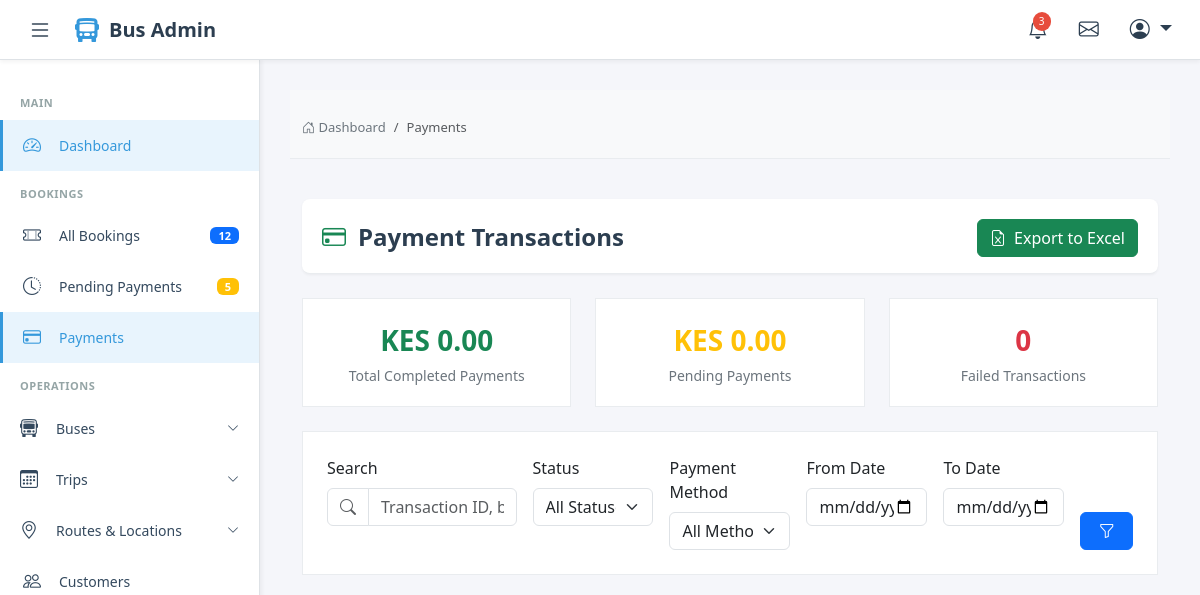
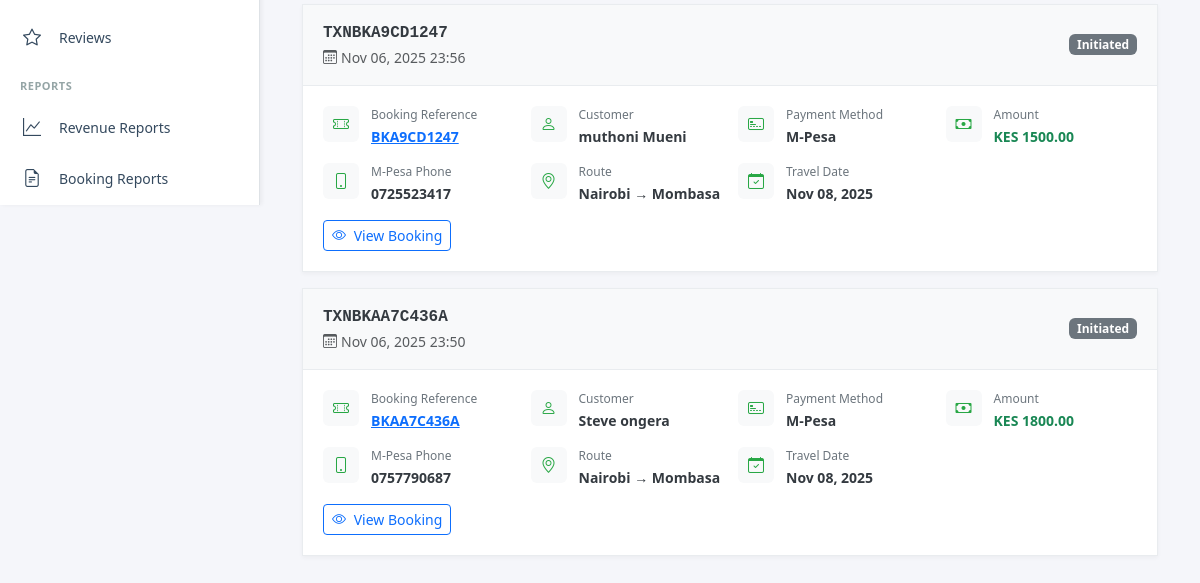
The page /admin-payments/ (signed in) on the database as committed earlier (2 pictures, top to bottom).
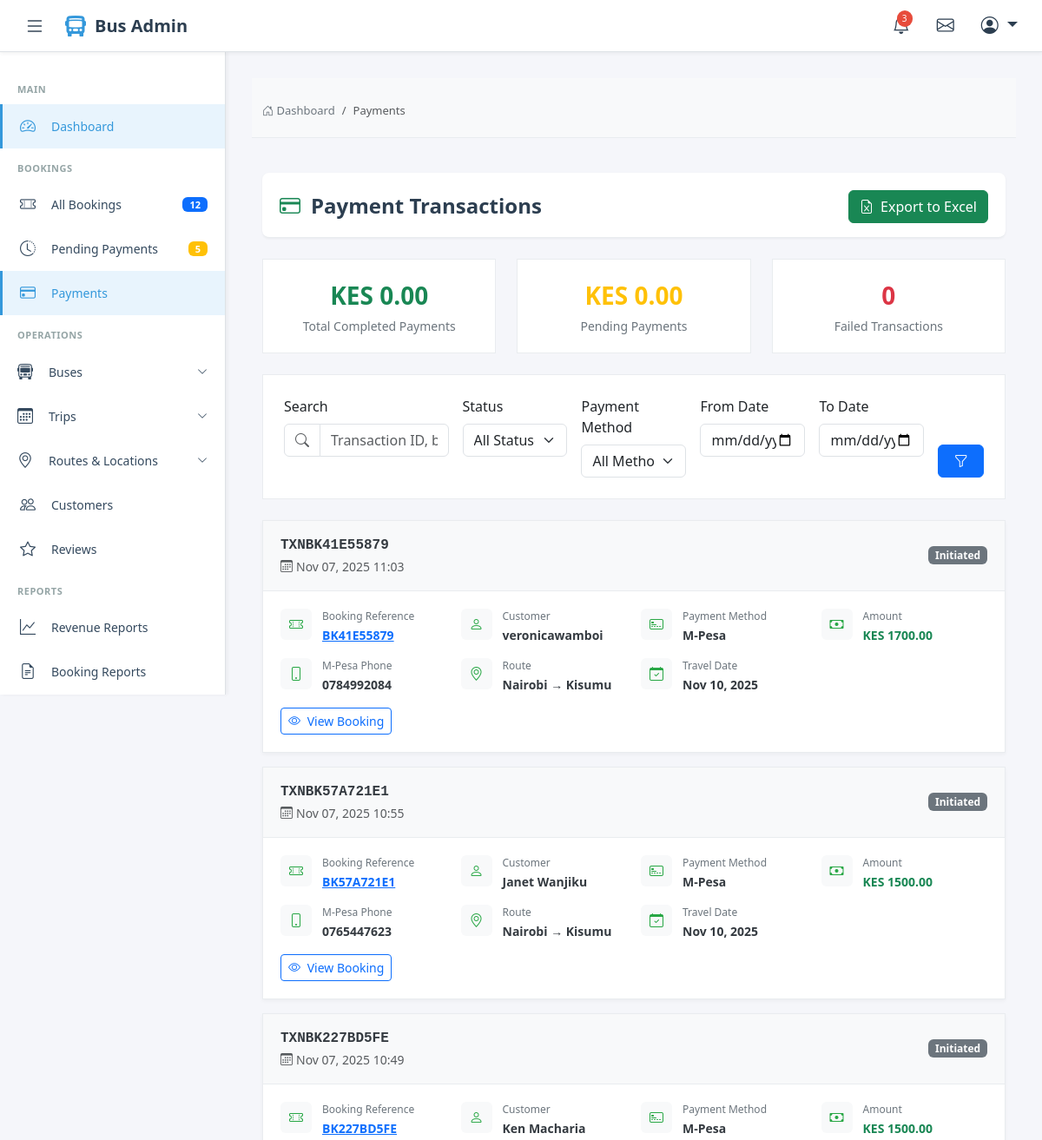
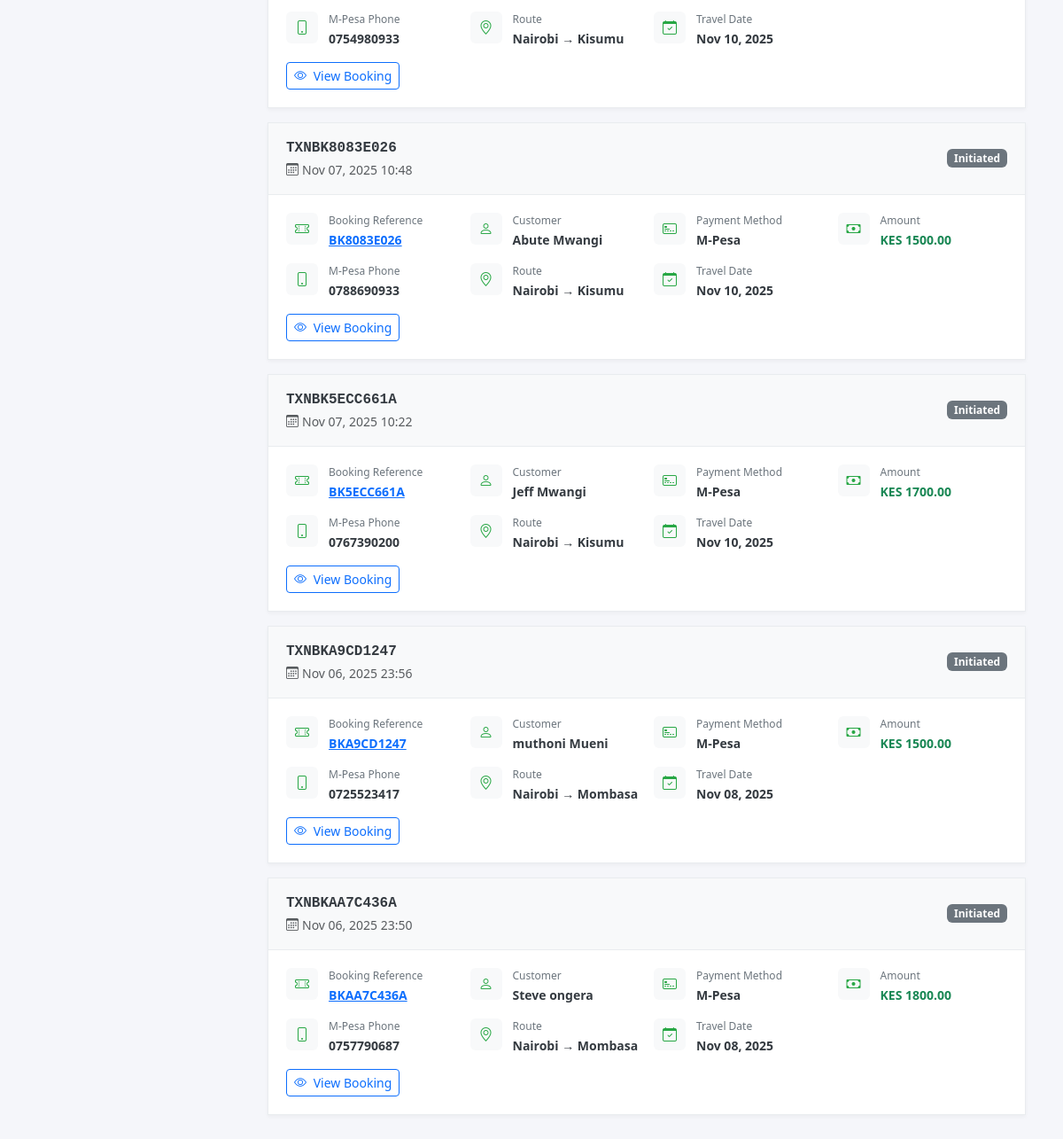
The same page on the database as committed later (2 pictures, top to bottom).
### website_application/models.py (models this page shows, shortened)
class Payment(models.Model):
    PAYMENT_METHOD_CHOICES = [
        ('mpesa', 'M-Pesa'),
        ('card', 'Card'),
        ('cash', 'Cash'),
    ]
    PAYMENT_STATUS_CHOICES = [
        ('initiated', 'Initiated'),
        ('pending', 'Pending'),
        ('completed', 'Completed'),
        ('failed', 'Failed'),
        ('refunded', 'Refunded'),
    ]
    booking = models.ForeignKey(Booking, on_delete=models.CASCADE, related_name='payments')
    transaction_id = models.CharField(max_length=100, unique=True)
    payment_method = models.CharField(max_length=20, choices=PAYMENT_METHOD_CHOICES)
    amount = models.DecimalField(max_digits=10, decimal_places=2)
    mpesa_phone = models.CharField(max_length=20, blank=True)
    mpesa_receipt = models.CharField(max_length=100, blank=True)
    status = models.CharField(max_length=20, choices=PAYMENT_STATUS_CHOICES, default='initiated')
    merchant_request_id = models.CharField(max_length=100, blank=True)
    checkout_request_id = models.CharField(max_length=100, blank=True)
    created_at = models.DateTimeField(auto_now_add=True)
    updated_at = models.DateTimeField(auto_now=True)

class Booking(models.Model):
    BOOKING_STATUS_CHOICES = [
        ('pending', 'Pending Payment'),
        ('paid', 'Paid'),
        ('confirmed', 'Confirmed'),
        ('cancelled', 'Cancelled'),
        ('completed', 'Completed'),
    ]
    booking_reference = models.CharField(max_length=20, unique=True, editable=False)
    trip = models.ForeignKey(Trip, on_delete=models.CASCADE, related_name='bookings')
    customer_full_name = models.CharField(max_length=200)
    customer_id_number = models.CharField(max_length=50)
    customer_email = models.EmailField()
    customer_phone = models.CharField(max_length=20)
    boarding_point = models.ForeignKey(
        BoardingPoint,
        on_delete=models.PROTECT,
        related_name='pickup_bookings'
    )
    dropping_point = models.ForeignKey(
        BoardingPoint,
        on_delete=models.PROTECT,
        related_name='dropoff_bookings'
    )
    total_amount = models.DecimalField(max_digits=10, decimal_places=2)
    status = models.CharField(max_length=20, choices=BOOKING_STATUS_CHOICES, default='pending')
    created_at = models.DateTimeField(auto_now_add=True)
    updated_at = models.DateTimeField(auto_now=True)

class Trip(models.Model):
    TRIP_STATUS_CHOICES = [
        ('scheduled', 'Scheduled'),
        ('boarding', 'Boarding'),
        ('departed', 'Departed'),
        ('completed', 'Completed'),
        ('cancelled', 'Cancelled'),
    ]
    bus = models.ForeignKey(Bus, on_delete=models.CASCADE, related_name='trips')
    route = models.ForeignKey(Route, on_delete=models.CASCADE, related_name='trips')
    departure_date = models.DateField()
    departure_time = models.TimeField()
    arrival_time = models.TimeField()
    base_fare_vip = models.DecimalField(max_digits=10, decimal_places=2)
    base_fare_business = models.DecimalField(max_digits=10, decimal_places=2)
    base_fare_normal = models.DecimalField(max_digits=10, decimal_places=2)
    status = models.CharField(max_length=20, choices=TRIP_STATUS_CHOICES, default='scheduled')
    is_active = models.BooleanField(default=True)
    created_at = models.DateTimeField(auto_now_add=True)
    class Meta:
        ordering = ['departure_date', 'departure_time']
        unique_together = ['bus', 'departure_date', 'departure_time']

class Route(models.Model):
    origin = models.ForeignKey(Location, on_delete=models.CASCADE, related_name='routes_from')
    destination = models.ForeignKey(Location, on_delete=models.CASCADE, related_name='routes_to')
    distance_km = models.DecimalField(max_digits=6, decimal_places=2)
    estimated_duration = models.DurationField(help_text="Estimated travel time")
    is_active = models.BooleanField(default=True)
    class Meta:
        unique_together = ['origin', 'destination']

class Location(models.Model):
    name = models.CharField(max_length=200)
    slug = models.SlugField(unique=True)
    county = models.CharField(max_length=100)
    is_active = models.BooleanField(default=True)

### website_application/views.py (the view, shortened to what this page needs)
# urls.py: path('admin-payments/', views.payment_list, name='payment_list'),
@staff_member_required
def payment_list(request):
    search = request.GET.get('search', '')
    status = request.GET.get('status', '')
    method = request.GET.get('method', '')
    date_from = request.GET.get('date_from', '')
    date_to = request.GET.get('date_to', '')
    payments = Payment.objects.select_related(
        'booking__trip__route__origin',
        'booking__trip__route__destination'
    ).order_by('-created_at')
    if status:
        payments = payments.filter(status=status)
    if method:
        payments = payments.filter(payment_method=method)
    if date_from:
        date_from_obj = datetime.strptime(date_from, '%Y-%m-%d').date()
        payments = payments.filter(created_at__date__gte=date_from_obj)
    if date_to:
        date_to_obj = datetime.strptime(date_to, '%Y-%m-%d').date()
        payments = payments.filter(created_at__date__lte=date_to_obj)
    total_payments = payments.filter(status='completed').aggregate(
        total=Sum('amount')
    )['total'] or 0
    pending_amount = payments.filter(status='pending').aggregate(
        total=Sum('amount')
    )['total'] or 0
    failed_count = payments.filter(status='failed').count()
    context = {
        'payments': payments,
        'search': search,
        'selected_status': status,
        'selected_method': method,
        'date_from': date_from,
        'date_to': date_to,
        'payment_statuses': Payment.PAYMENT_STATUS_CHOICES,
        'payment_methods': Payment.PAYMENT_METHOD_CHOICES,
        'total_payments': total_payments,
        'pending_amount': pending_amount,
        'failed_count': failed_count,
    }
    return render(request, 'admin/bookings/payment_list.html', context)

### templates/admin/bookings/payment_list.html (shortened to what this page needs)
{% extends 'admin_base.html' %}
{% load static %}
{% block content %}
<div class="breadcrumb-container">
    <div class="container-fluid">
        <nav aria-label="breadcrumb">
            <ol class="breadcrumb">
                <li class="breadcrumb-item"><a href="{% url 'admin_dashboard' %}"><i class="bi bi-house-door"></i> Dashboard</a></li>
                <li class="breadcrumb-item active" aria-current="page">Payments</li>
            </ol>
        </nav>
    </div>
</div>
<div class="container-fluid py-3">
    <div class="page-header">
        <h1 class="page-title">
            <i class="bi bi-credit-card text-success"></i>
            Payment Transactions
        </h1>
        <a href="{% url 'export_payments' %}?{{ request.GET.urlencode }}" class="btn btn-success">
            <i class="bi bi-file-earmark-excel me-1"></i> Export to Excel
        </a>
    </div>
    <div class="row mb-4">
        <div class="col-md-4">
            <div class="stats-card">
                <div class="stats-number text-success">KES {{ total_payments|floatformat:2 }}</div>
                <div class="stats-label">Total Completed Payments</div>
            </div>
        </div>
        <div class="col-md-4">
            <div class="stats-card">
                <div class="stats-number text-warning">KES {{ pending_amount|floatformat:2 }}</div>
                <div class="stats-label">Pending Payments</div>
            </div>
        </div>
        <div class="col-md-4">
            <div class="stats-card">
                <div class="stats-number text-danger">{{ failed_count }}</div>
                <div class="stats-label">Failed Transactions</div>
            </div>
        </div>
    </div>
    <div class="filter-section">
        <form method="get" id="filterForm">
            <div class="row g-3">
                <div class="col-md-3">
                    <label class="form-label">Search</label>
                    <div class="input-group">
                        <span class="input-group-text bg-white">
                            <i class="bi bi-search text-muted"></i>
                        </span>
                        <input type="text" name="search" class="form-control"
                               placeholder="Transaction ID, booking ref..." value="{{ search }}">
                    </div>
                </div>
                <div class="col-md-2">
                    <label class="form-label">Status</label>
                    <select name="status" class="form-select">
                        <option value="">All Statuses</option>
                    </select>
                </div>
                <div class="col-md-2">
                    <label class="form-label">Payment Method</label>
                    <select name="method" class="form-select">
                        <option value="">All Methods</option>
                    </select>
                </div>
                <div class="col-md-2">
                    <label class="form-label">From Date</label>
                    <input type="date" name="date_from" class="form-control" value="{{ date_from }}">
                </div>
                <div class="col-md-2">
                    <label class="form-label">To Date</label>
                    <input type="date" name="date_to" class="form-control" value="{{ date_to }}">
                </div>
                <div class="col-md-1 d-flex align-items-end">
                    <button type="submit" class="btn btn-primary w-100">
                        <i class="bi bi-funnel"></i>
                    </button>
                </div>
            </div>
        </form>
    </div>
    {% if payments %}
    <div class="row">
        {% for payment in payments %}
        <div class="col-12">
            <div class="payment-card">
                <div class="payment-header">
                    <div>
                        <div class="transaction-id">{{ payment.transaction_id }}</div>
                        <small class="text-muted">
                            <i class="bi bi-calendar3 me-1"></i>{{ payment.created_at|date:"M d, Y H:i" }}
                        </small>
                    </div>
                    <span class="badge {% if payment.status == 'completed' %}bg-success{% elif payment.status == 'pending' %}bg-warning{% elif payment.status == 'failed' %}bg-danger{% else %}bg-secondary{% endif %}">
                        {{ payment.get_status_display }}
                    </span>
                </div>
                <div class="payment-body">
                    <div class="payment-info">
                        <div class="info-item">
                            <div class="info-icon">
                                <i class="bi bi-ticket-perforated"></i>
                            </div>
                            <div class="info-details">
                                <div class="info-label">Booking Reference</div>
                                <div class="info-value">
                                    <a href="{% url 'booking_detail' payment.booking.pk %}">
                                        {{ payment.booking.booking_reference }}
                                    </a>
                                </div>
                            </div>
                        </div>
                        <div class="info-item">
                            <div class="info-icon">
                                <i class="bi bi-person"></i>
                            </div>
                            <div class="info-details">
                                <div class="info-label">Customer</div>
                                <div class="info-value">{{ payment.booking.customer_full_name }}</div>
                            </div>
                        </div>
                        <div class="info-item">
                            <div class="info-icon">
                                <i class="bi bi-credit-card-2-front"></i>
                            </div>
                            <div class="info-details">
                                <div class="info-label">Payment Method</div>
                                <div class="info-value">{{ payment.get_payment_method_display }}</div>
                            </div>
                        </div>
                        <div class="info-item">
                            <div class="info-icon">
                                <i class="bi bi-cash"></i>
                            </div>
                            <div class="info-details">
                                <div class="info-label">Amount</div>
                                <div class="info-value text-success">KES {{ payment.amount|floatformat:2 }}</div>
                            </div>
                        </div>
                        {% if payment.mpesa_phone %}
                        <div class="info-item">
                            <div class="info-icon">
                                <i class="bi bi-phone"></i>
                            </div>
                            <div class="info-details">
                                <div class="info-label">M-Pesa Phone</div>
                                <div class="info-value">{{ payment.mpesa_phone }}</div>
                            </div>
                        </div>
                        {% endif %}
                        <div class="info-item">
                            <div class="info-icon">
                                <i class="bi bi-geo-alt"></i>
                            </div>
                            <div class="info-details">
                                <div class="info-label">Route</div>
                                <div class="info-value">
                                    {{ payment.booking.trip.route.origin.name }} → {{ payment.booking.trip.route.destination.name }}
                                </div>
                            </div>
                        </div>
                        <div class="info-item">
                            <div class="info-icon">
                                <i class="bi bi-calendar-check"></i>
                            </div>
                            <div class="info-details">
                                <div class="info-label">Travel Date</div>
                                <div class="info-value">{{ payment.booking.trip.departure_date|date:"M d, Y" }}</div>
                            </div>
                        </div>
                    </div>
                    <div class="mt-3">
                        <a href="{% url 'booking_detail' payment.booking.pk %}" class="btn btn-outline-primary btn-sm">
                            <i class="bi bi-eye me-1"></i> View Booking
                        </a>
                    </div>
                </div>
            </div>
        </div>
        {% endfor %}
    </div>
    {% endif %}
</div>
{% endblock %}

Rows that differ between the two databases and show on the page:
added Payment: transaction_id "TXNBK41E55879", created_at "Nov 07, 2025 11:03", status "Initiated", booking.booking_reference "BK41E55879", booking.customer_full_name "veronicawamboi", payment_method "M-Pesa", amount "1700.00", mpesa_phone "0784992084", booking.trip.route.origin.name "Nairobi", booking.trip.route.destination.name "Kisumu", booking.trip.departure_date "Nov 10, 2025"
added Payment: transaction_id "TXNBK57A721E1", created_at "Nov 07, 2025 10:55", status "Initiated", booking.booking_reference "BK57A721E1", booking.customer_full_name "Janet Wanjiku", payment_method "M-Pesa", amount "1500.00", mpesa_phone "0765447623", booking.trip.route.origin.name "Nairobi", booking.trip.route.destination.name "Kisumu", booking.trip.departure_date "Nov 10, 2025"
added Payment: transaction_id "TXNBK227BD5FE", created_at "Nov 07, 2025 10:49", status "Initiated", booking.booking_reference "BK227BD5FE", booking.customer_full_name "Ken Macharia", payment_method "M-Pesa", amount "1500.00", mpesa_phone "0754980933", booking.trip.route.origin.name "Nairobi", booking.trip.route.destination.name "Kisumu", booking.trip.departure_date "Nov 10, 2025"
added Payment: transaction_id "TXNBK8083E026", created_at "Nov 07, 2025 10:48", status "Initiated", booking.booking_reference "BK8083E026", booking.customer_full_name "Abute Mwangi", payment_method "M-Pesa", amount "1500.00", mpesa_phone "0788690933", booking.trip.route.origin.name "Nairobi", booking.trip.route.destination.name "Kisumu", booking.trip.departure_date "Nov 10, 2025"
added Payment: transaction_id "TXNBK5ECC661A", created_at "Nov 07, 2025 10:22", status "Initiated", booking.booking_reference "BK5ECC661A", booking.customer_full_name "Jeff Mwangi", payment_method "M-Pesa", amount "1700.00", mpesa_phone "0767390200", booking.trip.route.origin.name "Nairobi", booking.trip.route.destination.name "Kisumu", booking.trip.departure_date "Nov 10, 2025"
